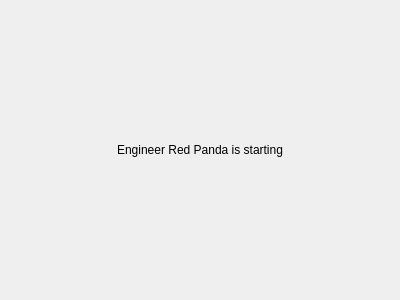
<?xml version="1.0" encoding="UTF-8"?>
<ui version="4.0">
 <class>LoadingForm</class>
 <widget class="QWidget" name="LoadingForm">
  <property name="geometry">
   <rect>
    <x>0</x>
    <y>0</y>
    <width>400</width>
    <height>300</height>
   </rect>
  </property>
  <property name="windowTitle">
   <string>Form</string>
  </property>
  <layout class="QVBoxLayout" name="verticalLayout">
   <item>
    <widget class="QLabel" name="label">
     <property name="styleSheet">
      <string notr="true">font: 900 22pt &quot;Segoe UI&quot;;</string>
     </property>
     <property name="text">
      <string>Engineer Red Panda is starting</string>
     </property>
     <property name="alignment">
      <set>Qt::AlignmentFlag::AlignCenter</set>
     </property>
     <property name="wordWrap">
      <bool>true</bool>
     </property>
    </widget>
   </item>
  </layout>
 </widget>
 <resources/>
 <connections/>
</ui>
